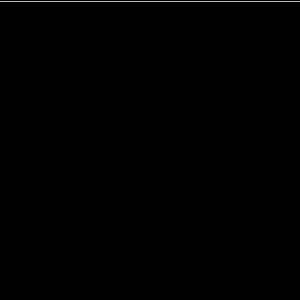
Frame 1 (no input)
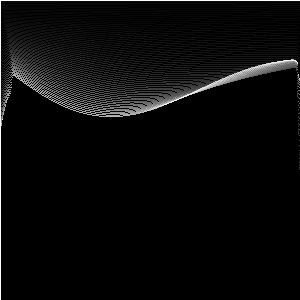
Frame 60 (the mouse pressed at the canvas centre just before this capture)
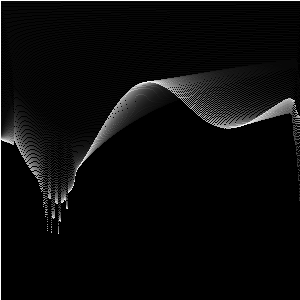
Frame 120 (the mouse held since frame 60 and released just before this capture)

The Processing sketch that drew these frames (run headless with seeded random() and noise(); from frame 60 on, the mouse is pressed at the canvas centre):

// Processing sketch: Rat
// ── Rat.pde
RAT rat[];


void setup(){
  size(300,300);
  background(0);
  rat = new RAT[width];
  
  for(int i = 0;i<rat.length;i++){
   rat[i] = new RAT(10.01,i); 
    
  }
  
}

void draw(){
 fade(#000000,15);
    
    for(int i = 0;i<rat.length;i++){
   rat[i].run(); 
    
  }
  
  
}

void fade(color _c,int _f){
 fill(_c,_f);
  rect(0,0,width,height);   
}

class RAT{
  float x,y,tx,ty;
  float speed = 1.10;
  float dista;
  int id;
  float time,step;;
  
 RAT(float _speed,int _id){
  id=_id;
  tx=x=id;
  speed=_speed;
  y=0;  
  step=x/(width+1.0)*10.0;//random(0.001,0.005);
 } 
 
 void run(){
   compute();
   draw();
   
 }
 
 void compute(){
  time+=step;
  ty+=(((sin(time/100.0)+1)*height/2.0)-ty)/speed;
  y+=(ty-y)/speed ;
    att();
 }
 
 void att(){
   if(id!=0){
    dista = dist(rat[id-1].x,rat[id-1].y,x,y);
    dista =constrain(dista,1.01,height);
     ty+=(rat[id-1].y-ty)/dista;
  }
  
  if(id!=rat.length-1){
    dista = dist(rat[id+1].x,rat[id+1].y,x,y);
    dista =constrain(dista,1.01,height);
     ty+=(rat[id+1].y-ty)/dista;
  } 
   
 }
 
 void draw(){
   stroke(255);
   point(x,y);
   
 }
  
}
